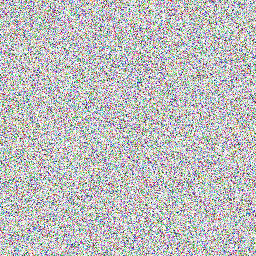
#> input picture assets/noise.png, 256 x 256 px
$ python crop.py ../assets out ../assets/portrait.jpg
#> lines starting #> are read from the running program, lines starting #| are printed output that depends on the picture
#!/usr/bin/env python3
"""
Image Crop & Scale Script
Processes all images in a folder and resizes them to specified dimensions.
Usage: python script.py <input_folder> <output_folder> <name_prefix>
"""

import os
import sys
from pathlib import Path
from PIL import Image

def get_center_crop_box(img_width, img_height, target_width, target_height):
    """Calculate center crop box to minimize cropping."""
    img_aspect = img_width / img_height
    target_aspect = target_width / target_height

    if img_aspect > target_aspect:
        # Image is wider, crop width
        new_width = img_height * target_aspect
        left = (img_width - new_width) / 2
        box = (left, 0, left + new_width, img_height)
    else:
        # Image is taller, crop height
        new_height = img_width / target_aspect
        top = (img_height - new_height) / 2
        box = (0, top, img_width, top + new_height)

    return box

def process_image(input_path, output_folder, name_prefix, index):
    """Process a single image to create two versions."""
#> called with input_path = '../assets/noise.png', output_folder = 'out', name_prefix = '../assets/portrait.jpg', index = 1
    try:
        img = Image.open(input_path)
#> img is the input picture: PIL image 256x256 RGBA; mean R, G, B, A 127.2, 127.2, 127.6, 127.6

        # Define output sizes
        sizes = [
            (1920, 810, f"{name_prefix}-{index:02d}.jpg"),
            (150, 150, f"{name_prefix.lower()}-{index:02d}-150.jpg")
        ]

        for width, height, filename in sizes:
            # Get center crop box
            box = get_center_crop_box(img.width, img.height, width, height)

            # Crop and resize
            cropped = img.crop(box)
            resized = cropped.resize((width, height), Image.Resampling.LANCZOS)

            # Save
            output_path = os.path.join(output_folder, filename)
            resized.save(output_path, quality=95)
            print(f"✓ Created: {filename}")
#> this loop made 2 passes
#> pass 1, in process_image, `cropped = img.crop(box)`:
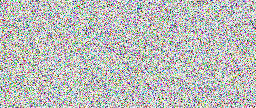
#> cropped: PIL image 256x108 RGBA; mean R, G, B, A 128.1, 128.1, 128, 127.8; transparent parts drawn white
#> pass 1, in process_image, `resized = cropped.resize((width, height), Image.Resampling.LANCZOS)`:
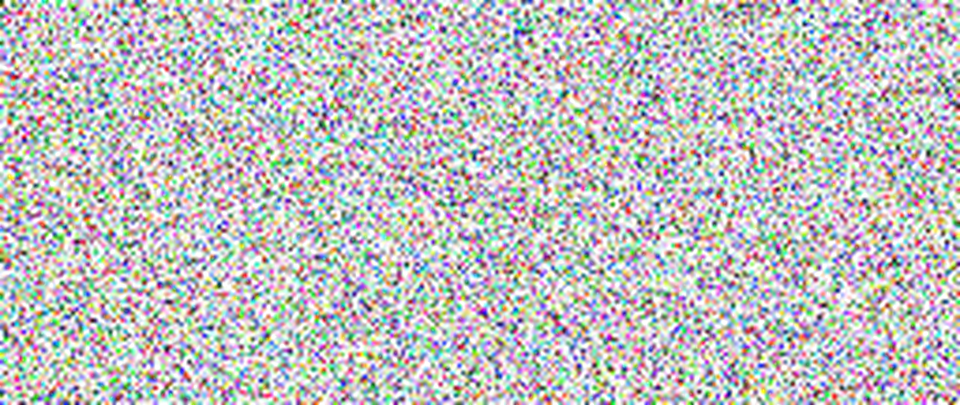
#> resized: PIL image 1920x810 RGBA (shown at 1/2 size); mean R, G, B, A 126.6, 126.8, 127, 127.8; transparent parts drawn white
#> pass 2, in process_image, `resized = cropped.resize((width, height), Image.Resampling.LANCZOS)`:
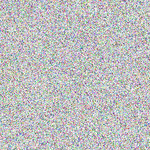
#> resized: PIL image 150x150 RGBA; mean R, G, B, A 126.8, 127.1, 127.6, 127.5; transparent parts drawn white

        return True
    except Exception as e:
        print(f"✗ Error processing {input_path}: {e}")
        return False

def main():
    if len(sys.argv) != 4:
        print("Usage: python script.py <input_folder> <output_folder> <name_prefix>")
        print("Example: python script.py ./images ./output Converge")
        sys.exit(1)

    input_folder = sys.argv[1]
    output_folder = sys.argv[2]
    name_prefix = sys.argv[3]

    # Validate input folder
    if not os.path.isdir(input_folder):
        print(f"Error: Input folder '{input_folder}' not found.")
        sys.exit(1)

    # Create output folder if it doesn't exist
    Path(output_folder).mkdir(parents=True, exist_ok=True)

    # Supported image extensions
    supported_extensions = {'.jpg', '.jpeg', '.png', '.webp', '.gif', '.bmp'}

    # Get all image files
    image_files = sorted([
        f for f in os.listdir(input_folder)
        if os.path.splitext(f)[1].lower() in supported_extensions
    ])

    if not image_files:
        print(f"No image files found in '{input_folder}'")
        sys.exit(1)

    print(f"Found {len(image_files)} image(s)")
    print(f"Output folder: {output_folder}")
    print(f"Name prefix: {name_prefix}\n")

    # Process each image
    successful = 0
    for index, filename in enumerate(image_files, 1):
        input_path = os.path.join(input_folder, filename)
        print(f"\nProcessing {index}/{len(image_files)}: {filename}")
        if process_image(input_path, output_folder, name_prefix, index):
            successful += 1
#> pass 2 of the loop in main, `for index, filename in enumerate(image_files, 1):`:
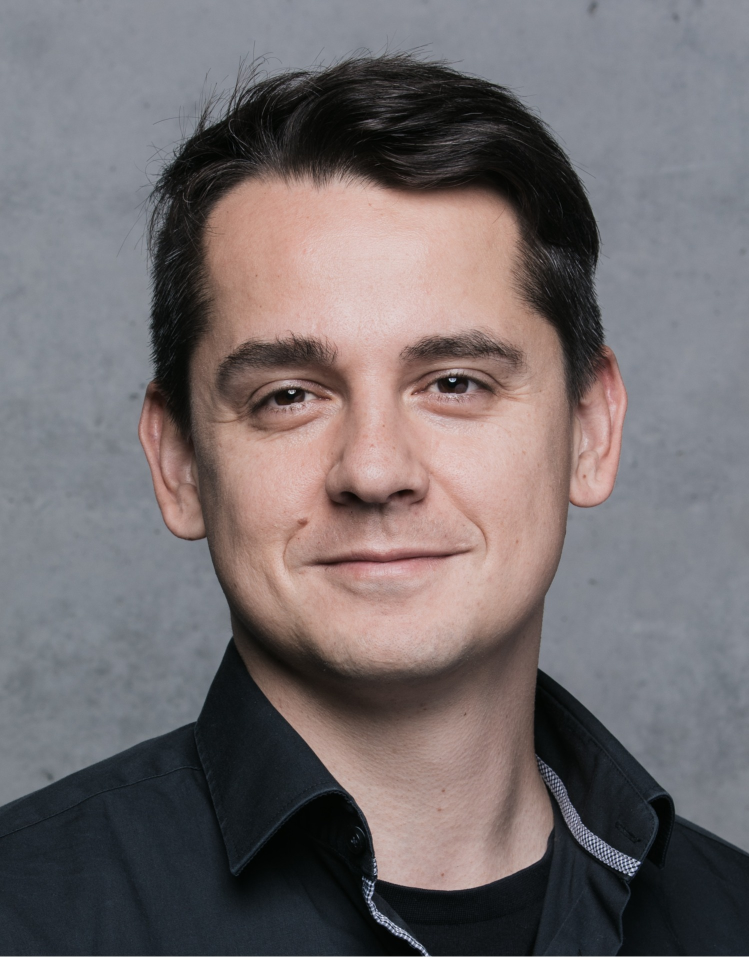
#> input picture assets/portrait.jpg, 1498 x 1914 px (shown at 1/2 size)
#> in process_image, img is the input picture: PIL image 1498x1914 RGB; mean R, G, B 114.3, 107.3, 108.9
#> the loop in process_image (call 2), `for width, height, filename in sizes:` made 2 passes
#> box on passes 1 to 2: (0, 641, 1498, 1273), (0, 208, 1498, 1706)
#> pass 1, in process_image (call 2), `cropped = img.crop(box)`:
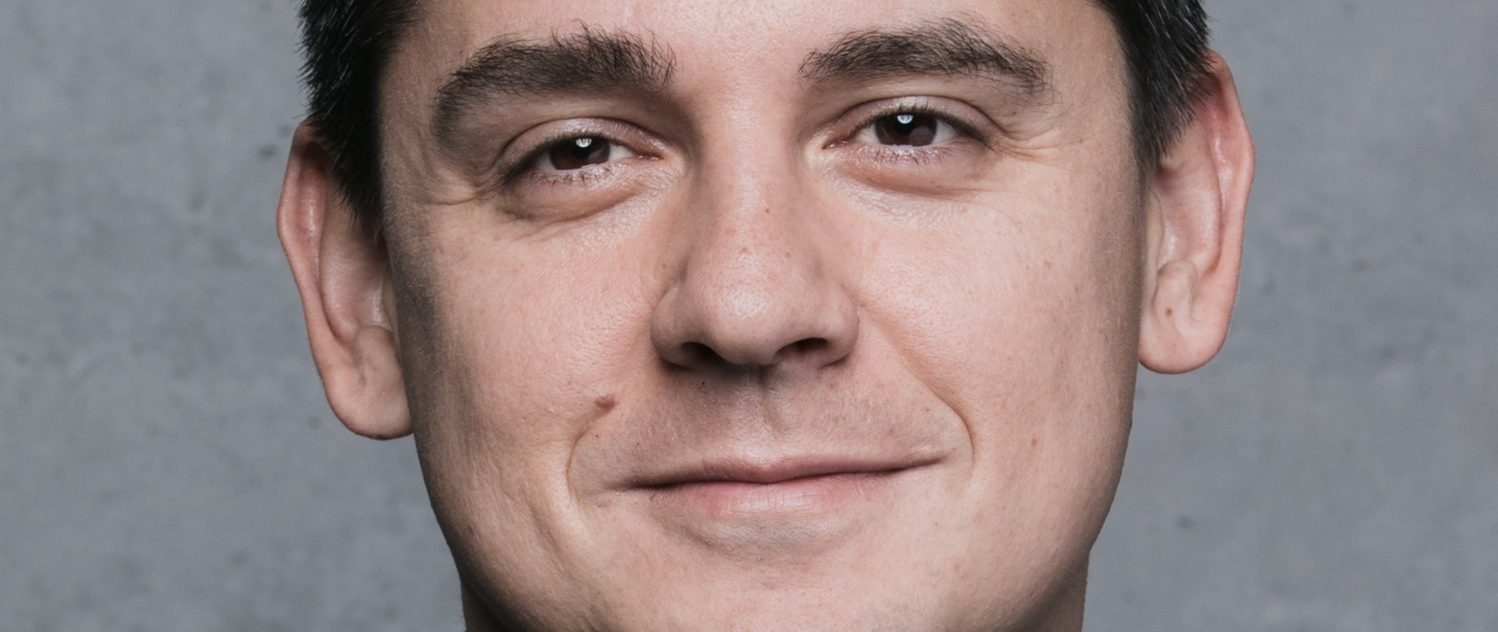
#> cropped: PIL image 1498x632 RGB; mean R, G, B 147.4, 131.5, 130.5
#> pass 2, in process_image (call 2), `resized = cropped.resize((width, height), Image.Resampling.LANCZOS)`:
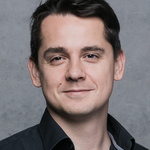
#> resized: PIL image 150x150 RGB; mean R, G, B 123.4, 113.5, 113.8

    print(f"\n✓ Successfully processed {successful}/{len(image_files)} images")

if __name__ == "__main__":
    main()
